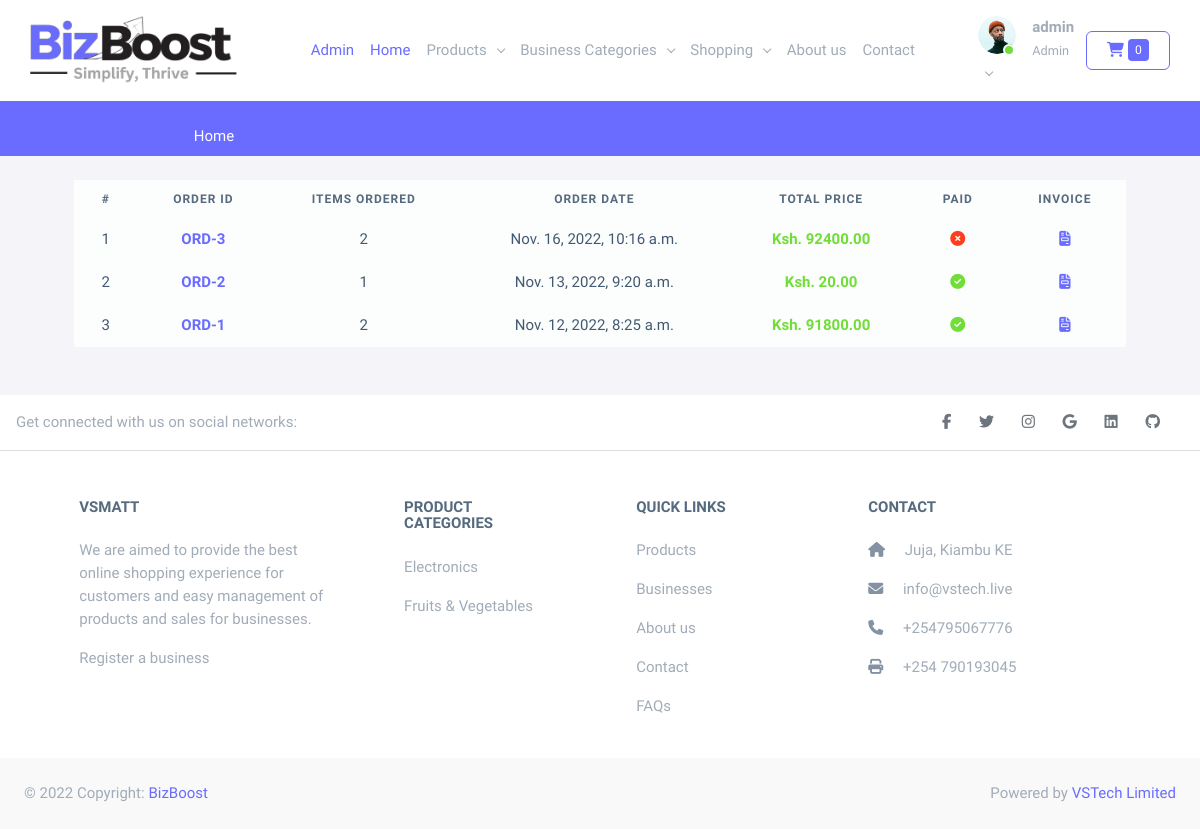
/order/history/ (signed in), run on an earlier commit of the app's database.
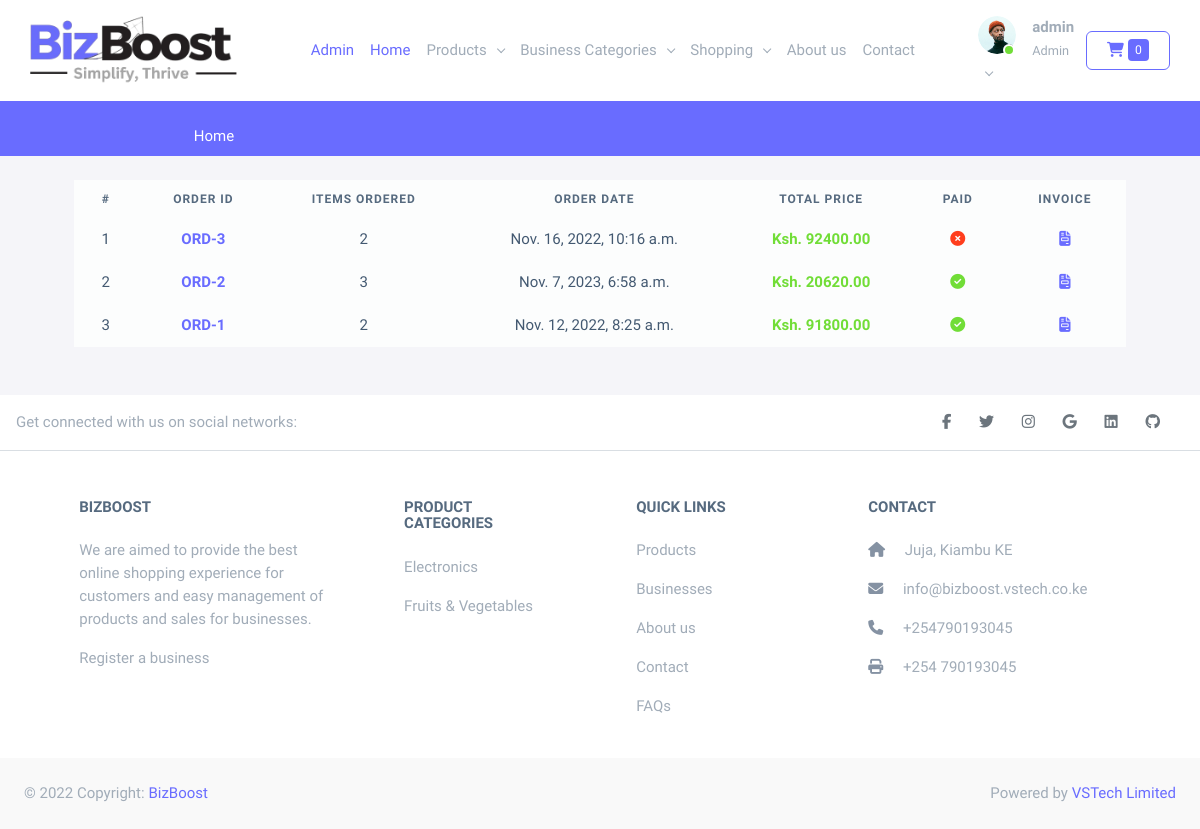
And on a later commit of the database.
### order/models.py (models this page shows, shortened)
class Order(models.Model):
    user = models.ForeignKey(User, on_delete=models.CASCADE, related_name='order')
    created = models.DateTimeField(auto_now_add=True)
    updated = models.DateTimeField(auto_now=True)
    paid = models.BooleanField(default=False)
    class Meta:
        ordering = ['-created']
        indexes = [
            models.Index(fields=['-created']),
        ]
    def get_total_cost(self):
        return sum(item.get_cost() for item in self.items.all())

class OrderItem(models.Model):
    order = models.ForeignKey(Order, related_name='items', on_delete=models.CASCADE)
    product = models.ForeignKey(Product, on_delete=models.CASCADE, related_name='order_items')
    price = models.DecimalField(max_digits=10, decimal_places=2)
    quantity = models.PositiveIntegerField(default=1)
    def get_cost(self):
        return self.price * self.quantity

### core/models.py (models this page shows, shortened)
class Vsmatt(models.Model):
    title = models.CharField(max_length=255)
    logo = models.ImageField(upload_to='uploads/vsmatt/logo', blank=True, null=True)
    about_us = models.TextField(blank=True, null=True)
    phone_number = PhoneNumberField(blank=True, null=True)
    twitter = models.URLField(blank=True, null=True)
    facebook = models.URLField(blank=True, null=True)
    linkedin = models.URLField(blank=True, null=True)
    instagram = models.URLField(blank=True, null=True)
    github = models.URLField(blank=True, null=True)
    email = models.EmailField(blank=True, null=True)
    address = models.CharField(blank=True, null=True, max_length=256)
    set_current = models.BooleanField(default=False)
    longitude = models.DecimalField(max_digits=22, decimal_places=16, default=37.0106327842076)
    latitude = models.DecimalField(max_digits=22, decimal_places=16, default=-1.1139084362152138)
    def __str__(self):
        return self.title

### order/views.py (the view)
# urls.py: path('history/', views.order_history, name='order_history'),
@login_required
def order_history(request):
    orders = Order.objects.filter(user=request.user)
    return render(request, 'farm/order/history.html', {'orders': orders})

### business/context_processor.py (called while the page is built)
def business_categories(request):
    return {'business_categories': BusinessCategory.objects.all()}

### business/models.py (called while the page is built)
    def __str__(self):
        return self.title

    def get_absolute_url(self):
        return reverse('business:category', args=[self.slug])

### cart/cart.py (called while the page is built)
    def __len__(self):
        return sum(item['quantity'] for item in self.cart.values())

### cart/context_processor.py (called while the page is built)
def cart(request):
    return {'cart': Cart(request)}

### core/context_processor.py (called while the page is built)
def vsmatt(request):
    return {'vsmatt': Vsmatt.objects.filter(set_current=True).first()}

### products/context_processor.py (called while the page is built)
def product_categories(request):
    return {"product_categories": ProductCategory.objects.all()}

### products/models.py (called while the page is built)
    def __str__(self):
        return self.title

    def get_absolute_url(self):
        return reverse(
            'products:category',
            args=[
                self.slug
            ])

### templates/farm/order/history.html (shortened to what this page needs)
{% extends "base.html" %}
{% load static %}
{% block content %}
<div class="container-fluid">
    <div class="row px-xl-5">
        <div class="col-lg-12 table-responsive mb-5">
            <table class="table table-light table-borderless table-hover text-center mb-0 my-4">
                <thead class="thead-dark">
                    <tr>
                        <th>#</th>
                        <th>Order Id</th>
                        <th>Items Ordered</th>
                        <th>Order Date</th>
                        <th>Total Price</th>
                        <th>Paid</th>
                        <th>Invoice</th>
                    </tr>
                </thead>
                <tbody class="align-middle">
                    {% for order in orders %}
                        <tr>
                            <td>{{forloop.counter}}</td>
                            <td><a class="fw-bold text-primary" href="{% url 'order:order_details' order.id %}">ORD-{{order.id}}</a></td>
                            <td>{{ order.items.all | length }}</td>
                            <td>{{order.updated}}</td>
                            <td class="fw-bold text-success">Ksh. {{order.get_total_cost}}</td>
                            <td>{% if order.paid %}<i class="fa fa-check-circle text-success" aria-hidden="true"></i>{% else %}<i class="fa fa-times-circle text-danger" aria-hidden="true"></i>{% endif %}</td>
                            <td><a href="{% url 'order:order_invoice' order.id %}" title="Invoice"><i class="fas fa-file-invoice"></i></a></td>
                        </tr>
                    {% endfor %}
                </tbody>
            </table>
        </div>
    </div>
</div>
{% endblock %}

### templates/partials/footer.html (shortened to what the changed rows need)
<footer class="text-center text-lg-start bg-white text-muted">
    <section class="">
      <div class="container text-center text-md-start mt-5">
        <div class="row mt-3">
          <div class="col-md-3 col-lg-4 col-xl-3 mx-auto mb-4">
            <h6 class="text-uppercase fw-bold mb-4">
              {{ vsmatt | default:"BizBoost" }}
            </h6>
            <p>
              We are aimed to provide the best online shopping experience for customers and easy management of products and sales for businesses.
              <p><a href="{% url 'business:register_business' %}" class="text-reset">Register a business</a></p>
            </p>
          </div>
          <div class="col-md-4 col-lg-3 col-xl-3 mx-auto mb-md-0 mb-4">
            <h6 class="text-uppercase fw-bold mb-4">Contact</h6>
            <p><i class="fas fa-home me-3 text-secondary"></i> {{vsmatt.address | default:"Juja KE 52106-00100"}} </p>
            <p>
              <i class="fas fa-envelope me-3 text-secondary"></i>
              {{vsmatt.email | default:"info@bizboost.vstech.co.ke"}}
            </p>
            <p><i class="fas fa-phone me-3 text-secondary"></i> {{ vsmatt.phone_number | default:"+25490193045"}} </p>
            <p><i class="fas fa-print me-3 text-secondary"></i> +254 790193045</p>
          </div>
        </div>
      </div>
    </section>
  </footer>

What changed in the data, as far as the page shows it:
changed Order id 2: items.all|length "1" → "3"; updated "Nov. 13, 2022, 9:20 a.m." → "Nov. 7, 2023, 6:58 a.m."; get_total_cost "20.00" → "20620.00"
changed Vsmatt "Juja, Kiambu KE": title "VSMATT" → "BIZBOOST"; email "info@vstech.live" → "info@bizboost.vstech.co.ke"; phone_number "+254795067776" → "+254790193045"
